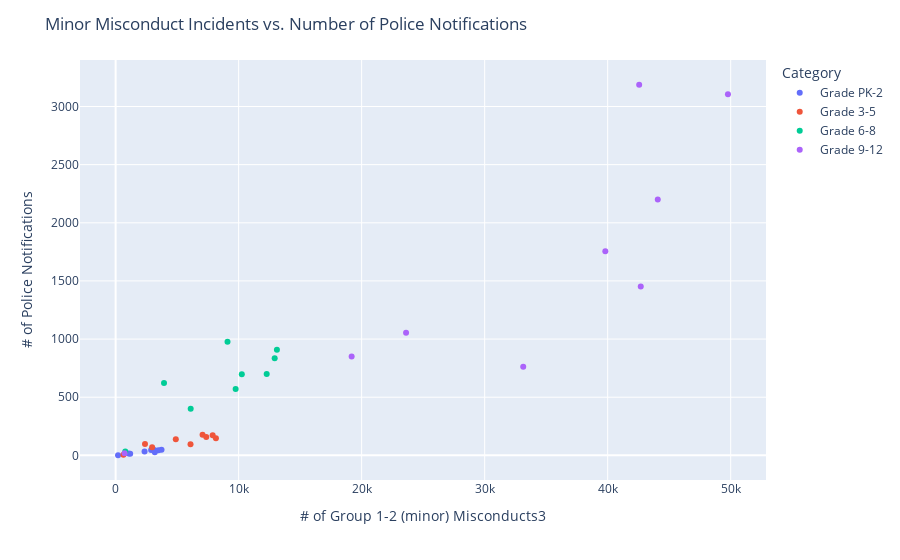

Notebook cell for this chart:
### Code cell
# Scatterplot for minor incidents vs police notifications
fig = px.scatter(
    DLMLF1322,
    x = '# of Group 1-2 (minor) Misconducts3',
    y = '# of Police Notifications',
    color = 'Category'
)

fig.update_layout(title = 'Minor Misconduct Incidents vs. Number of Police Notifications')
fig.show()

### Figure 1 — Plotly figure (JSON) as saved in the notebook; plotly's stock layout.template omitted (floating-point values rounded to 4 significant figures)
{"data": [{"hovertemplate": "Category=Grade PK-2<br># of Group 1-2 (minor) Misconducts3=%{x}<br># of Police Notifications=%{y}<extra></extra>", "legendgroup": "Grade PK-2", "marker": {"color": "#636efa", "symbol": "circle"}, "mode": "markers", "name": "Grade PK-2", "orientation": "v", "showlegend": true, "type": "scatter", "x": [2353, 3731, 3481, 2887, 3135, 3186, 1059, 197, 1182], "xaxis": "x", "y": [33, 48, 43, 46, 47, 26, 17, 1, 14], "yaxis": "y"}, {"hovertemplate": "Category=Grade 3-5<br># of Group 1-2 (minor) Misconducts3=%{x}<br># of Police Notifications=%{y}<extra></extra>", "legendgroup": "Grade 3-5", "marker": {"color": "#EF553B", "symbol": "circle"}, "mode": "markers", "name": "Grade 3-5", "orientation": "v", "showlegend": true, "type": "scatter", "x": [4892, 8152, 7888, 7067, 7367, 6089, 2387, 637, 2969], "xaxis": "x", "y": [139, 147, 173, 177, 157, 95, 97, 5, 69], "yaxis": "y"}, {"hovertemplate": "Category=Grade 6-8<br># of Group 1-2 (minor) Misconducts3=%{x}<br># of Police Notifications=%{y}<extra></extra>", "legendgroup": "Grade 6-8", "marker": {"color": "#00cc96", "symbol": "circle"}, "mode": "markers", "name": "Grade 6-8", "orientation": "v", "showlegend": true, "type": "scatter", "x": [9095, 13111, 12930, 12280, 10258, 9757, 3934, 786, 6102], "xaxis": "x", "y": [976, 908, 835, 700, 697, 571, 622, 33, 401], "yaxis": "y"}, {"hovertemplate": "Category=Grade 9-12<br># of Group 1-2 (minor) Misconducts3=%{x}<br># of Police Notifications=%{y}<extra></extra>", "legendgroup": "Grade 9-12", "marker": {"color": "#ab63fa", "symbol": "circle"}, "mode": "markers", "name": "Grade 9-12", "orientation": "v", "showlegend": true, "type": "scatter", "x": [42561, 49777, 44073, 39807, 42689, 23611, 19187, 730, 33134], "xaxis": "x", "y": [3187, 3106, 2201, 1755, 1453, 1054, 850, 18, 761], "yaxis": "y"}], "layout": {"legend": {"title": {"text": "Category"}, "tracegroupgap": 0}, "margin": {"t": 60}, "title": {"text": "Minor Misconduct Incidents vs. Number of Police Notifications"}, "xaxis": {"anchor": "y", "domain": [0, 1], "title": {"text": "# of Group 1-2 (minor) Misconducts3"}}, "yaxis": {"anchor": "x", "domain": [0, 1], "title": {"text": "# of Police Notifications"}}}}
